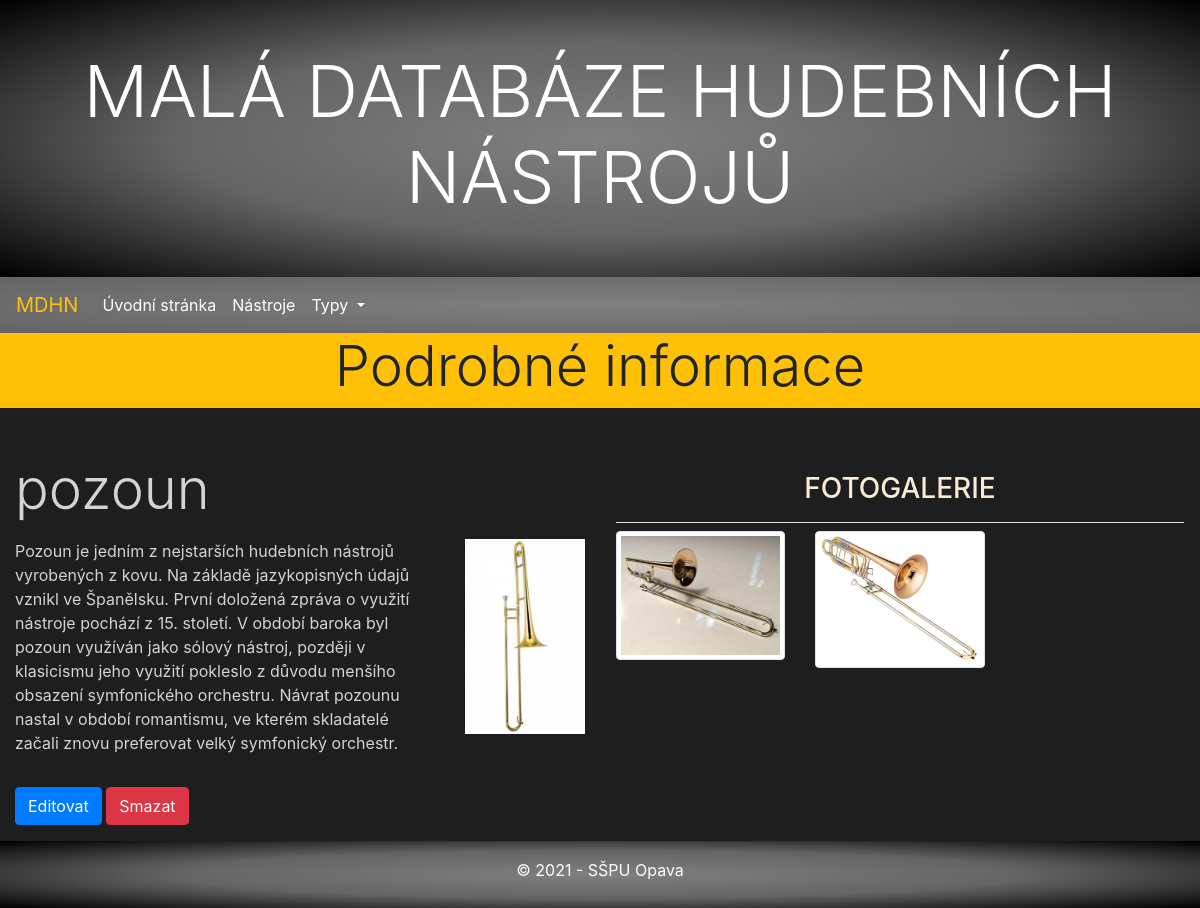
Page /music/instruments/13/ on the earlier database version.
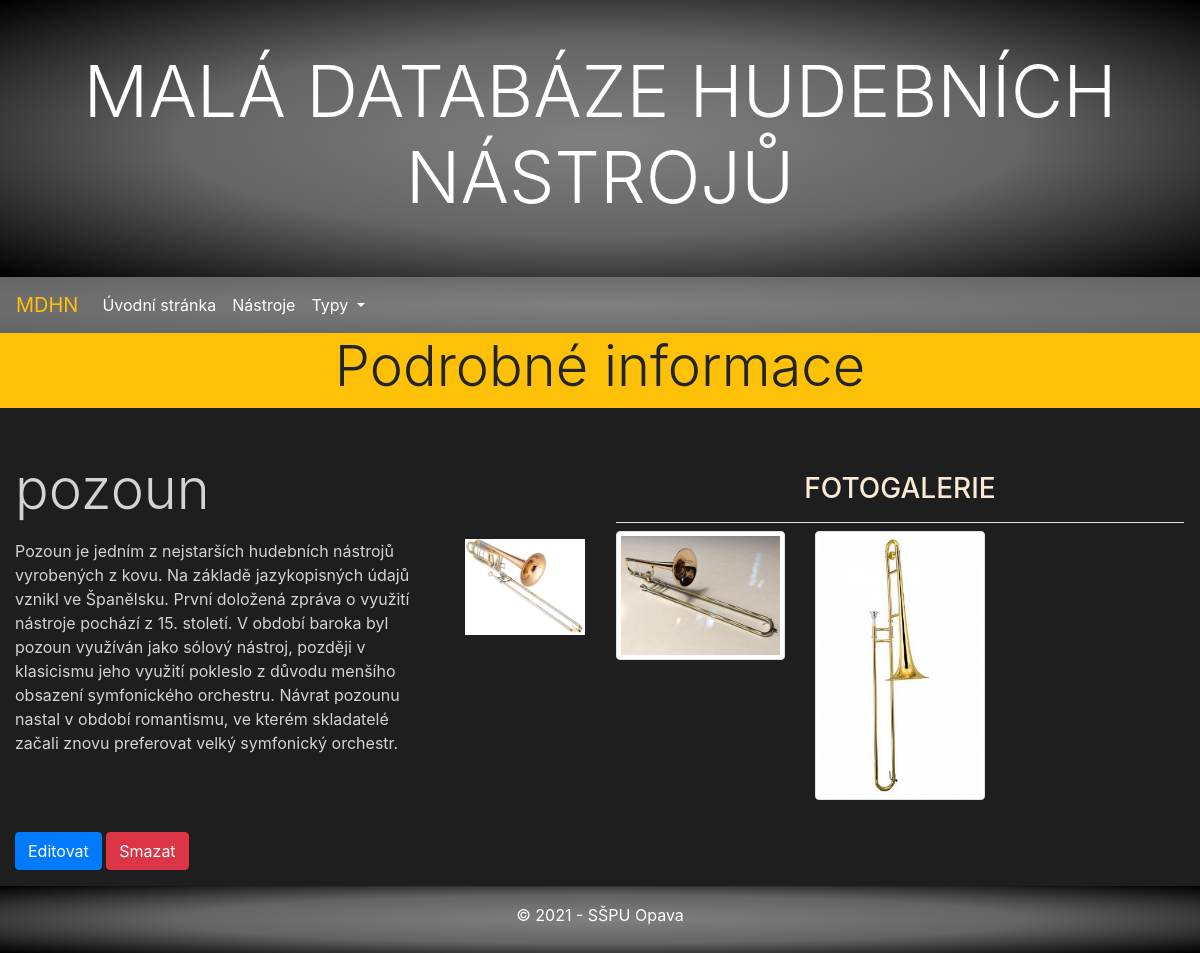
Same page on the later database version.
### music/models.py (models this page shows, shortened)
class Instrument(models.Model):
    title = models.CharField(max_length=200, verbose_name="Title")
    history = models.TextField(blank=True, null=True, verbose_name="History")
    poster = models.ImageField(upload_to=poster_path, blank=True, null=True, verbose_name="Poster")
    type = models.ManyToManyField(Type, help_text='Select a type for this instrument')
    class Meta:
        ordering = ["title"]

class Attachment(models.Model):
    title = models.CharField(max_length=200, verbose_name="Title")
    last_update = models.DateTimeField(auto_now=True)
    file = models.FileField(upload_to=attachment_path, null=True, verbose_name="File")
    TYPE_OF_ATTACHMENT = (
        ('audio', 'Audio'),
        ('image', 'Image'),
        ('text', 'Text'),
        ('video', 'Video'),
        ('other', 'Other'),
    )
    type = models.CharField(max_length=5, choices=TYPE_OF_ATTACHMENT, blank=True, default='image', help_text='Select allowed attachment type', verbose_name="Attachment type")
    instrument = models.ForeignKey(Instrument, on_delete=models.CASCADE)
    class Meta:
        ordering = ["-last_update", "type"]

### music/views.py (the view)
# urls.py: path('instruments/<int:pk>/', views.InstrumentDetailView.as_view(), name='instrument-detail'),
class InstrumentDetailView(DetailView):
    model = Instrument
    context_object_name = 'instrument_detail'
    template_name = 'instrument/detail.html'

### music/context_processors.py (called while the page is built)
def types(request):
    return {'types': Type.objects.all()}

### music/templates/instrument/detail.html (shortened to what this page needs)
{% extends "base.html" %} {% block title %}Detail vybraného hudebního nástroje{% endblock %} {% block css %}
<link href="https://cdnjs.cloudflare.com/ajax/libs/ekko-lightbox/5.3.0/ekko-lightbox.css" rel="stylesheet"> {% endblock %} {% block content %}
<div class="row mb-3">
    <div class="col-sm-12 bg-warning">
        <h2 class="display-4 text-center">Podrobné informace</h2>
    </div>
</div>
<div class="row mt-5 mb-3">
    <div class="col-lg-6 mb-3">
        <h2 class="detail display-4 mb-3">{{ instrument_detail.title }}</h2>
        <div class="row">
            <div class="detail col-md-9">{{ instrument_detail.history }}</div>
            <div class="col-md-3">
                {% if instrument_detail.poster %}
                <a href="{{ instrument_detail.poster.url }}" data-toggle="lightbox" data-gallery="gallery">
                    <img src="{{ instrument_detail.poster.url }}" class="img-fluid" alt="Ilustrační obázek nástroje">
                </a>
                {% endif %}
            </div>
        </div>
    </div>
    <div class="fotogalerie col-lg-6 p-3">
        <h3 class="fotogalerie-nazev border-bottom pb-3 text-secondary text-uppercase">Fotogalerie</h3>
        <div class="row">
            {% for image in instrument_detail.attachment_set.all %}
            <div class="col-lg-6 col-xl-4">
                <a href="{{ image.file.url }}" data-toggle="lightbox" data-gallery="gallery">
                    <img src="{{ image.file.url }}" class="img-fluid img-thumbnail" alt="{{ image.title }}">
                </a>
            </div>
            {% endfor %}
        </div>
    </div>
</div>
<div>
    <a href="{% url 'instrument-update' instrument_detail.pk %}" class="btn btn-primary">Editovat</a>
    <a href="{% url 'instrument-delete' instrument_detail.pk %}" class="btn btn-danger">Smazat</a>
</div>
{% endblock %}

### music/templates/base.html (shortened to what this page needs)
<!DOCTYPE html>
<html lang="cs">
<head>
    <link rel="stylesheet" href="https://maxcdn.bootstrapcdn.com/bootstrap/4.4.1/css/bootstrap.min.css">
    {% load static %}
    {% block css %}{% endblock %}
    <link rel="stylesheet" href="{% static 'css/styles.css' %}">
</head>
<body>
{% block header %} {% include "page/header.html" %} {% endblock %}
{% block navbar %} {% include "page/navbar.html" %} {% endblock %}
<div class="container-fluid">
    {% block content %}{% endblock %}
</div>
{% block footer %} {% include "page/footer.html" %} {% endblock %}
</body>
</html>

### music/templates/page/header.html
<header class="header jumbotron-fluid p-5 text-center bg-dark">
    <h1 class="hdrtext text-white text-uppercase display-3">Malá databáze hudebních nástrojů</h1>
</header>

### music/templates/page/navbar.html (shortened to what this page needs)
<nav class="navbar navbar-expand-md bg-dark navbar-dark">
    <a class="navbar-brand text-warning" href="{% url 'index' %}">MDHN</a>
    <div class="collapse navbar-collapse" id="collapsibleNavbar">
        <ul class="navbar-nav">
            <li class="nav-item">
                <a class="nav-link active" href="{% url 'index' %}">Úvodní stránka</a>
            </li>
            <li class="nav-item">
                <a class="nav-link text-white" href="{% url 'instrument_list' %}">Nástroje</a>
            </li>
            <li class="nav-item dropdown">
                <a class="nav-link text-white dropdown-toggle" href="#" id="navbardrop" data-toggle="dropdown">
                    Typy
                </a>
            </li>
        </ul>
    </div>
</nav>

### music/templates/page/footer.html
<footer class="container-fluid text-center">
    <hr>
    <p>&copy; 2021 - SŠPU Opava</p>
</footer>

### music/static/css/styles.css (style rules this page uses)
footer { color: rgba(255, 255, 255, 0.8); background-image: repeating-radial-gradient(gray, rgb(100, 100, 100), black); padding-bottom: 10px; text-align: center; }
.navbar { background-image: repeating-radial-gradient(gray, rgb(100, 100, 100)); }
body { background-color: #1e1e1e; }
p { color: white; }
.header { background-image: repeating-radial-gradient(gray, rgb(100, 100, 100), black); }
.hdrtext { color: darkgray; }
a { color: gray; }
.detail { color: lightgray; }
.fotogalerie { background-color: #1e1e1e; }
.fotogalerie-nazev { text-align: center; color: antiquewhite !important; }

Differences in the rows shown:
changed Instrument "pozoun": poster: a different picture
changed Attachment (number 1 of 2 on the later page): file: a different picture; moves up the list
changed Attachment (number 2 of 2 on the later page): file: a different picture
